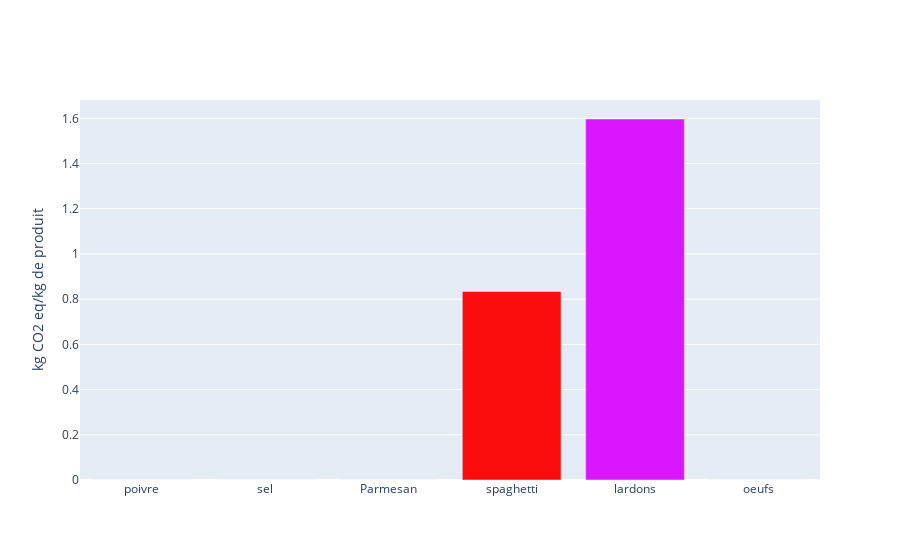

Notebook source saved alongside this figure:
### Code cell
from plotly.offline import iplot
import plotly.graph_objs as go
import plotly.express as px
from plotly.subplots import make_subplots

couleur = px.colors.qualitative.Dark24[:fusion["Sous-groupe d'aliment"].nunique()]


graph = go.Bar(x=fusion["ingredient"], y=fusion["Impact Carbone de l'ingrédient"], marker=dict(color=couleur)) 

fig = go.Figure(data=[graph])

# Set y-axis label for the middle subplot
fig.update_yaxes(title_text="kg CO2 eq/kg de produit")

iplot(fig)

### Figure 1 — Plotly figure (JSON) as saved in the notebook; plotly's stock layout.template omitted (floating-point values rounded to 4 significant figures)
{"data": [{"marker": {"color": ["#2E91E5", "#E15F99", "#1CA71C", "#FB0D0D", "#DA16FF", "#222A2A"]}, "type": "bar", "x": ["poivre", "sel", "Parmesan", "spaghetti", "lardons", "oeufs"], "y": [0, 0, 0, 0.8337, 1.597, 0]}], "layout": {"yaxis": {"title": {"text": "kg CO2 eq/kg de produit"}}}}
